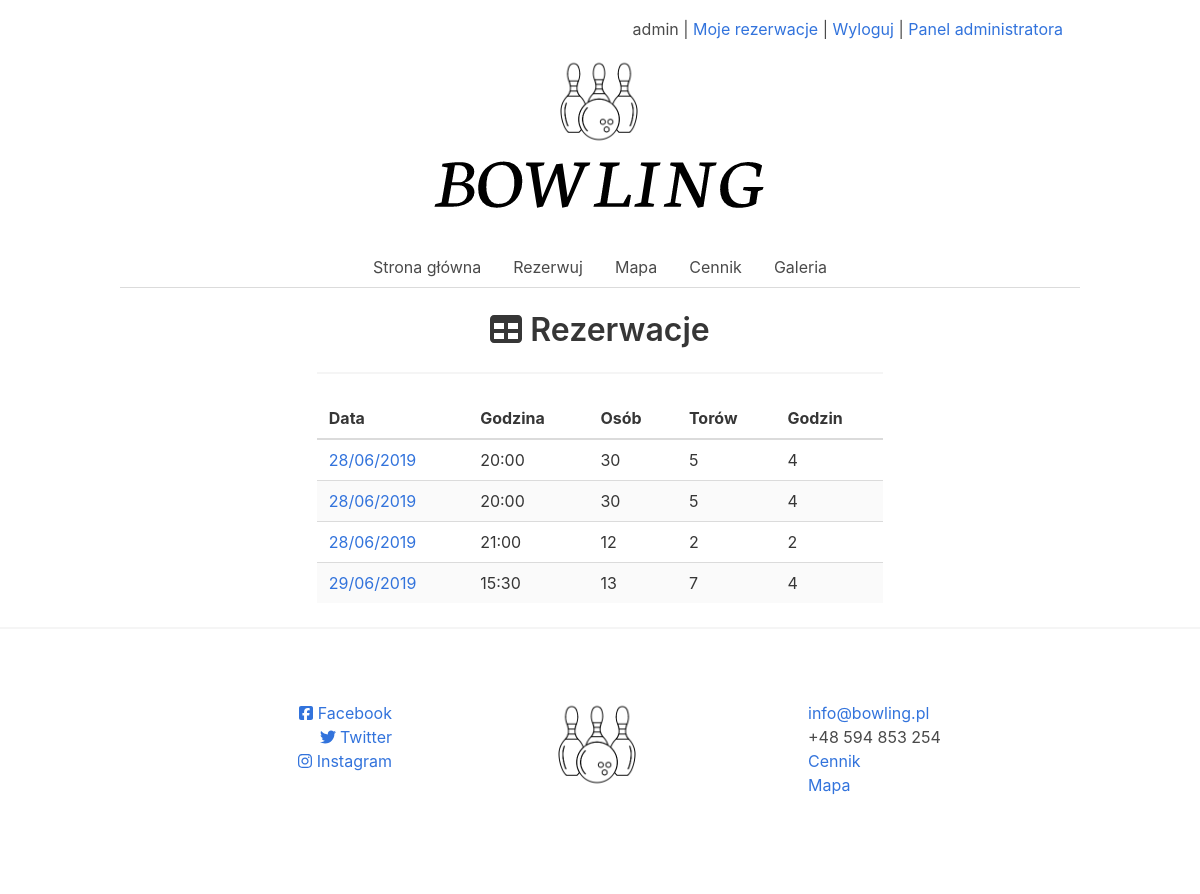
/moje_rezerwacje/ (signed in), run on the app's committed database.
### kregielnia_app/models.py (models this page shows, shortened)
class Rezerwacja(models.Model):
    class Meta:
        verbose_name_plural = "Rezerwacje"
    date_added = models.DateTimeField(auto_now_add=True)
    date_modified = models.DateTimeField(auto_now=True)
    user_id = models.ForeignKey("Profil", on_delete=models.CASCADE)
    dt_rozpoczecia = models.DateTimeField(null=False, blank=False)
    dt_zakonczenia = models.DateTimeField(null=False, blank=False)
    ilosc_osob = models.IntegerField(null=False, blank=False)
    ilosc_torow = models.IntegerField(null=False, blank=False)
    ilosc_godzin = models.IntegerField(null=False, blank=False)
    dod_info = models.TextField(null=True, blank=True)

### kregielnia_app/views.py (the view)
# urls.py: path('moje_rezerwacje/', views.MojeRezerwacjeListView.as_view(), name="moje_rezerwacje"),
@method_decorator(login_required(login_url='/logowanie/'), name="dispatch")
class MojeRezerwacjeListView(ListView):
    model = Rezerwacja
    paginate_by = 1000
    ordering = ['-date_added']
    def get_context_data(self, **kwargs):
        context = super().get_context_data(**kwargs)
        return context
    def get_queryset(self):
        prof = Profil.objects.get(user=self.request.user.id)
        context = self.model.objects.filter(
            user_id=prof
        )
        return context
    def dispatch(self, *args, **kwargs):
        return super().dispatch(*args, **kwargs)

### kregielnia_app/templates/kregielnia_app/rezerwacja_list.html (shortened to what this page needs)
{% extends '_Main/template.html' %}
{% load staticfiles %}
{% block content %}
<div class="column is-three-fifths is-offset-one-fifth">
  <h1 class="title has-text-centered">
    <i class="fas fa-table"></i>&nbsp;Rezerwacje
  </h1>
  <hr>
  <table class="table is-fullwidth is-striped">
    <thead>
      <th>Data</th>
      <th>Godzina</th>
      <th>Osób</th>
      <th>Torów</th>
      <th>Godzin</th>
    </thead>
    <tbody>
      {% for rb in object_list %}
      <tr>
        <td>
          <a href="{% url 'zamowienie_detail' pk=rb.id %}">{{rb.dt_rozpoczecia|date:"d/m/Y"}}</a>
        </td>
        <td>{{rb.dt_rozpoczecia|date:"H:i"}}</td>
        <td>{{rb.ilosc_osob}}</td>
        <td>{{rb.ilosc_torow}}</td>
        <td>{{rb.ilosc_godzin}}</td>
      </tr>
      {% empty %}
      <p class="has-text-centered">
        Brak rezerwacji! <a href="{% url 'rezerwacje' %}">Złóż rezerwację teraz</a>
      </p>
      {% endfor %}
    </tbody>
  </table>
</div>
{% endblock %}

### Kregielnia/templates/_Main/upper-bar.html (shortened to what this page needs)
<div class="container">
  <div class="columns" style="margin: 3px;">
    <div class="column is-12">
      {% if user.is_authenticated %}
      <span style="margin: 2px;float:right;">
        <span>{{user.username}}
        </span>
        |
        <a href="{% url 'moje_rezerwacje' %}">Moje rezerwacje</a>
        |
        <a href="{% url 'logout' %}">Wyloguj</a>
        {% if user.is_staff %}
        |
        <a href="/admin/">Panel administratora</a>
        {% endif %}
      </span>
      {% else %}
      <span style="margin: 2px;float:right;">
        <a href="{% url 'logowanie' %}?next=/">Logowanie</a>
        |
        <a href="{% url 'rejestracja' %}">Rejestracja</a>
      </span>
      {% endif %}
    </div>
  </div>
</div>

### data on the page
Rezerwacja: dt_rozpoczecia "28/06/2019", dt_rozpoczecia "20:00", ilosc_osob "30", ilosc_torow "5", ilosc_godzin "4"
Rezerwacja: dt_rozpoczecia "28/06/2019", dt_rozpoczecia "20:00", ilosc_osob "30", ilosc_torow "5", ilosc_godzin "4"
Rezerwacja: dt_rozpoczecia "28/06/2019", dt_rozpoczecia "21:00", ilosc_osob "12", ilosc_torow "2", ilosc_godzin "2"
Rezerwacja: dt_rozpoczecia "29/06/2019", dt_rozpoczecia "15:30", ilosc_osob "13", ilosc_torow "7", ilosc_godzin "4"

### other printed values
{{ user.username }} "admin"
